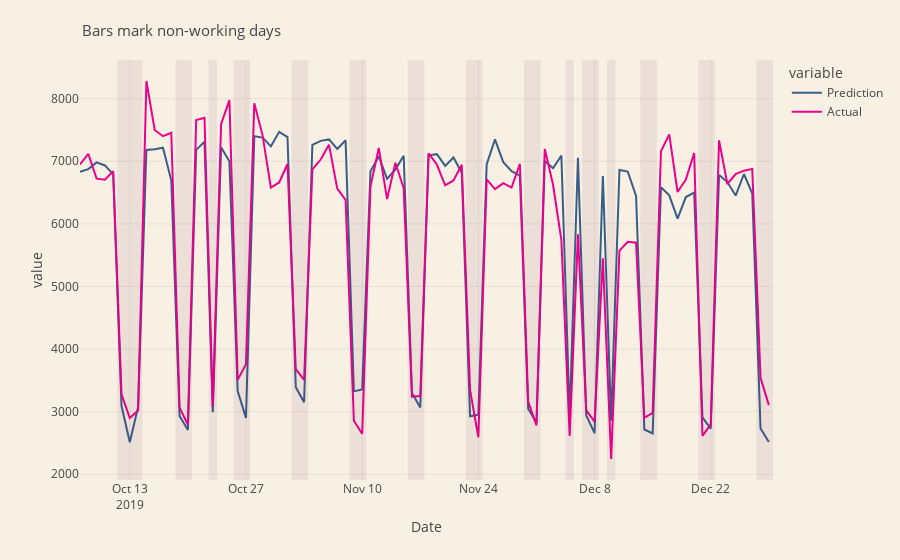

The cell this chart's notebook holds for it:
### Code cell
model_stats_df = get_prediction_stats(load_test_ts, predictions, 'SARIMAX-Total')
stats = stats.append(model_stats_df)
print(model_stats_df)
fig = px.line(pd.DataFrame({'Prediction': predictions,
              'Actual': load_test_ts}))
mark_days_on_plot(fig, off_days)

### Figure 1 — Plotly figure (JSON) as saved in the notebook; plotly's stock layout.template omitted (floating-point values rounded to 4 significant figures)
{"data": [{"hovertemplate": "variable=Prediction<br>Date=%{x}<br>value=%{y}<extra></extra>", "legendgroup": "Prediction", "line": {"color": "#385E88", "dash": "solid"}, "marker": {"symbol": "circle"}, "mode": "lines", "name": "Prediction", "orientation": "v", "showlegend": true, "type": "scatter", "x": ["2019-10-07T00:00:00", "2019-10-08T00:00:00", "2019-10-09T00:00:00", "2019-10-10T00:00:00", "2019-10-11T00:00:00", "2019-10-12T00:00:00", "2019-10-13T00:00:00", "2019-10-14T00:00:00", "2019-10-15T00:00:00", "2019-10-16T00:00:00", "2019-10-17T00:00:00", "2019-10-18T00:00:00", "2019-10-19T00:00:00", "2019-10-20T00:00:00", "2019-10-21T00:00:00", "2019-10-22T00:00:00", "2019-10-23T00:00:00", "2019-10-24T00:00:00", "2019-10-25T00:00:00", "2019-10-26T00:00:00", "2019-10-27T00:00:00", "2019-10-28T00:00:00", "2019-10-29T00:00:00", "2019-10-30T00:00:00", "2019-10-31T00:00:00", "2019-11-01T00:00:00", "2019-11-02T00:00:00", "2019-11-03T00:00:00", "2019-11-04T00:00:00", "2019-11-05T00:00:00", "2019-11-06T00:00:00", "2019-11-07T00:00:00", "2019-11-08T00:00:00", "2019-11-09T00:00:00", "2019-11-10T00:00:00", "2019-11-11T00:00:00", "2019-11-12T00:00:00", "2019-11-13T00:00:00", "2019-11-14T00:00:00", "2019-11-15T00:00:00", "2019-11-16T00:00:00", "2019-11-17T00:00:00", "2019-11-18T00:00:00", "2019-11-19T00:00:00", "2019-11-20T00:00:00", "2019-11-21T00:00:00", "2019-11-22T00:00:00", "2019-11-23T00:00:00", "2019-11-24T00:00:00", "2019-11-25T00:00:00", "2019-11-26T00:00:00", "2019-11-27T00:00:00", "2019-11-28T00:00:00", "2019-11-29T00:00:00", "2019-11-30T00:00:00", "2019-12-01T00:00:00", "2019-12-02T00:00:00", "2019-12-03T00:00:00", "2019-12-04T00:00:00", "2019-12-05T00:00:00", "2019-12-06T00:00:00", "2019-12-07T00:00:00", "2019-12-08T00:00:00", "2019-12-09T00:00:00", "2019-12-10T00:00:00", "2019-12-11T00:00:00", "2019-12-12T00:00:00", "2019-12-13T00:00:00", "2019-12-14T00:00:00", "2019-12-15T00:00:00", "2019-12-16T00:00:00", "2019-12-17T00:00:00", "2019-12-18T00:00:00", "2019-12-19T00:00:00", "2019-12-20T00:00:00", "2019-12-21T00:00:00", "2019-12-22T00:00:00", "2019-12-23T00:00:00", "2019-12-24T00:00:00", "2019-12-25T00:00:00", "2019-12-26T00:00:00", "2019-12-27T00:00:00", "2019-12-28T00:00:00", "2019-12-29T00:00:00"], "xaxis": "x", "y": [6833.0, 6875.0, 6983.0, 6934.0, 6791.0, 3095.0, 2512.0, 3077.0, 7180.0, 7192.0, 7216.0, 6692.0, 2932.0, 2709.0, 7183.0, 7311.0, 2990.0, 7224.0, 7000.0, 3330.0, 2901.0, 7402.0, 7379.0, 7238.0, 7471.0, 7386.0, 3389.0, 3151.0, 7263.0, 7326.0, 7349.0, 7197.0, 7336.0, 3325.0, 3355.0, 6842.0, 7077.0, 6720.0, 6868.0, 7089.0, 3298.0, 3067.0, 7095.0, 7114.0, 6927.0, 7062.0, 6817.0, 2926.0, 2951.0, 6949.0, 7350.0, 6986.0, 6841.0, 6773.0, 3047.0, 2826.0, 7006.0, 6888.0, 7093.0, 2915.0, 7057.0, 2941.0, 2657.0, 6764.0, 2856.0, 6862.0, 6835.0, 6446.0, 2715.0, 2654.0, 6585.0, 6456.0, 6085.0, 6429.0, 6498.0, 2910.0, 2731.0, 6780.0, 6668.0, 6452.0, 6797.0, 6485.0, 2732.0, 2516.0], "yaxis": "y"}, {"hovertemplate": "variable=Actual<br>Date=%{x}<br>value=%{y}<extra></extra>", "legendgroup": "Actual", "line": {"color": "#EC008C", "dash": "solid"}, "marker": {"symbol": "circle"}, "mode": "lines", "name": "Actual", "orientation": "v", "showlegend": true, "type": "scatter", "x": ["2019-10-07T00:00:00", "2019-10-08T00:00:00", "2019-10-09T00:00:00", "2019-10-10T00:00:00", "2019-10-11T00:00:00", "2019-10-12T00:00:00", "2019-10-13T00:00:00", "2019-10-14T00:00:00", "2019-10-15T00:00:00", "2019-10-16T00:00:00", "2019-10-17T00:00:00", "2019-10-18T00:00:00", "2019-10-19T00:00:00", "2019-10-20T00:00:00", "2019-10-21T00:00:00", "2019-10-22T00:00:00", "2019-10-23T00:00:00", "2019-10-24T00:00:00", "2019-10-25T00:00:00", "2019-10-26T00:00:00", "2019-10-27T00:00:00", "2019-10-28T00:00:00", "2019-10-29T00:00:00", "2019-10-30T00:00:00", "2019-10-31T00:00:00", "2019-11-01T00:00:00", "2019-11-02T00:00:00", "2019-11-03T00:00:00", "2019-11-04T00:00:00", "2019-11-05T00:00:00", "2019-11-06T00:00:00", "2019-11-07T00:00:00", "2019-11-08T00:00:00", "2019-11-09T00:00:00", "2019-11-10T00:00:00", "2019-11-11T00:00:00", "2019-11-12T00:00:00", "2019-11-13T00:00:00", "2019-11-14T00:00:00", "2019-11-15T00:00:00", "2019-11-16T00:00:00", "2019-11-17T00:00:00", "2019-11-18T00:00:00", "2019-11-19T00:00:00", "2019-11-20T00:00:00", "2019-11-21T00:00:00", "2019-11-22T00:00:00", "2019-11-23T00:00:00", "2019-11-24T00:00:00", "2019-11-25T00:00:00", "2019-11-26T00:00:00", "2019-11-27T00:00:00", "2019-11-28T00:00:00", "2019-11-29T00:00:00", "2019-11-30T00:00:00", "2019-12-01T00:00:00", "2019-12-02T00:00:00", "2019-12-03T00:00:00", "2019-12-04T00:00:00", "2019-12-05T00:00:00", "2019-12-06T00:00:00", "2019-12-07T00:00:00", "2019-12-08T00:00:00", "2019-12-09T00:00:00", "2019-12-10T00:00:00", "2019-12-11T00:00:00", "2019-12-12T00:00:00", "2019-12-13T00:00:00", "2019-12-14T00:00:00", "2019-12-15T00:00:00", "2019-12-16T00:00:00", "2019-12-17T00:00:00", "2019-12-18T00:00:00", "2019-12-19T00:00:00", "2019-12-20T00:00:00", "2019-12-21T00:00:00", "2019-12-22T00:00:00", "2019-12-23T00:00:00", "2019-12-24T00:00:00", "2019-12-25T00:00:00", "2019-12-26T00:00:00", "2019-12-27T00:00:00", "2019-12-28T00:00:00", "2019-12-29T00:00:00"], "xaxis": "x", "y": [6950.0, 7120.0, 6723.0, 6705.0, 6842.0, 3276.0, 2899.0, 3019.0, 8283.0, 7499.0, 7401.0, 7455.0, 3066.0, 2792.0, 7658.0, 7696.0, 3080.0, 7593.0, 7978.0, 3508.0, 3760.0, 7928.0, 7415.0, 6579.0, 6662.0, 6956.0, 3681.0, 3506.0, 6871.0, 7028.0, 7266.0, 6563.0, 6383.0, 2856.0, 2646.0, 6599.0, 7212.0, 6396.0, 6976.0, 6572.0, 3241.0, 3249.0, 7128.0, 6948.0, 6615.0, 6694.0, 6944.0, 3343.0, 2591.0, 6712.0, 6555.0, 6652.0, 6579.0, 6961.0, 3163.0, 2781.0, 7198.0, 6625.0, 5740.0, 2614.0, 5833.0, 3021.0, 2841.0, 5450.0, 2244.0, 5572.0, 5714.0, 5698.0, 2901.0, 2981.0, 7159.0, 7429.0, 6510.0, 6708.0, 7133.0, 2615.0, 2796.0, 7334.0, 6637.0, 6795.0, 6850.0, 6879.0, 3542.0, 3105.0], "yaxis": "y"}], "layout": {"annotations": [{"font": {"size": 15}, "showarrow": false, "text": "Bars mark non-working days", "textangle": 0, "x": 0, "xanchor": "left", "xref": "paper", "y": 1.1, "yref": "paper"}], "legend": {"title": {"text": "variable"}, "tracegroupgap": 0}, "margin": {"t": 60}, "shapes": [{"fillcolor": "#582156", "line": {"width": 0}, "opacity": 0.08, "type": "rect", "x0": "2019-10-11T12:00:00", "x1": "2019-10-12T12:00:00", "xref": "x", "y0": 0, "y1": 1, "yref": "y domain"}, {"fillcolor": "#582156", "line": {"width": 0}, "opacity": 0.08, "type": "rect", "x0": "2019-10-12T12:00:00", "x1": "2019-10-13T12:00:00", "xref": "x", "y0": 0, "y1": 1, "yref": "y domain"}, {"fillcolor": "#582156", "line": {"width": 0}, "opacity": 0.08, "type": "rect", "x0": "2019-10-13T12:00:00", "x1": "2019-10-14T12:00:00", "xref": "x", "y0": 0, "y1": 1, "yref": "y domain"}, {"fillcolor": "#582156", "line": {"width": 0}, "opacity": 0.08, "type": "rect", "x0": "2019-10-18T12:00:00", "x1": "2019-10-19T12:00:00", "xref": "x", "y0": 0, "y1": 1, "yref": "y domain"}, {"fillcolor": "#582156", "line": {"width": 0}, "opacity": 0.08, "type": "rect", "x0": "2019-10-19T12:00:00", "x1": "2019-10-20T12:00:00", "xref": "x", "y0": 0, "y1": 1, "yref": "y domain"}, {"fillcolor": "#582156", "line": {"width": 0}, "opacity": 0.08, "type": "rect", "x0": "2019-10-22T12:00:00", "x1": "2019-10-23T12:00:00", "xref": "x", "y0": 0, "y1": 1, "yref": "y domain"}, {"fillcolor": "#582156", "line": {"width": 0}, "opacity": 0.08, "type": "rect", "x0": "2019-10-25T12:00:00", "x1": "2019-10-26T12:00:00", "xref": "x", "y0": 0, "y1": 1, "yref": "y domain"}, {"fillcolor": "#582156", "line": {"width": 0}, "opacity": 0.08, "type": "rect", "x0": "2019-10-26T12:00:00", "x1": "2019-10-27T12:00:00", "xref": "x", "y0": 0, "y1": 1, "yref": "y domain"}, {"fillcolor": "#582156", "line": {"width": 0}, "opacity": 0.08, "type": "rect", "x0": "2019-11-01T12:00:00", "x1": "2019-11-02T12:00:00", "xref": "x", "y0": 0, "y1": 1, "yref": "y domain"}, {"fillcolor": "#582156", "line": {"width": 0}, "opacity": 0.08, "type": "rect", "x0": "2019-11-02T12:00:00", "x1": "2019-11-03T12:00:00", "xref": "x", "y0": 0, "y1": 1, "yref": "y domain"}, {"fillcolor": "#582156", "line": {"width": 0}, "opacity": 0.08, "type": "rect", "x0": "2019-11-08T12:00:00", "x1": "2019-11-09T12:00:00", "xref": "x", "y0": 0, "y1": 1, "yref": "y domain"}, {"fillcolor": "#582156", "line": {"width": 0}, "opacity": 0.08, "type": "rect", "x0": "2019-11-09T12:00:00", "x1": "2019-11-10T12:00:00", "xref": "x", "y0": 0, "y1": 1, "yref": "y domain"}, {"fillcolor": "#582156", "line": {"width": 0}, "opacity": 0.08, "type": "rect", "x0": "2019-11-15T12:00:00", "x1": "2019-11-16T12:00:00", "xref": "x", "y0": 0, "y1": 1, "yref": "y domain"}, {"fillcolor": "#582156", "line": {"width": 0}, "opacity": 0.08, "type": "rect", "x0": "2019-11-16T12:00:00", "x1": "2019-11-17T12:00:00", "xref": "x", "y0": 0, "y1": 1, "yref": "y domain"}, {"fillcolor": "#582156", "line": {"width": 0}, "opacity": 0.08, "type": "rect", "x0": "2019-11-22T12:00:00", "x1": "2019-11-23T12:00:00", "xref": "x", "y0": 0, "y1": 1, "yref": "y domain"}, {"fillcolor": "#582156", "line": {"width": 0}, "opacity": 0.08, "type": "rect", "x0": "2019-11-23T12:00:00", "x1": "2019-11-24T12:00:00", "xref": "x", "y0": 0, "y1": 1, "yref": "y domain"}, {"fillcolor": "#582156", "line": {"width": 0}, "opacity": 0.08, "type": "rect", "x0": "2019-11-29T12:00:00", "x1": "2019-11-30T12:00:00", "xref": "x", "y0": 0, "y1": 1, "yref": "y domain"}, {"fillcolor": "#582156", "line": {"width": 0}, "opacity": 0.08, "type": "rect", "x0": "2019-11-30T12:00:00", "x1": "2019-12-01T12:00:00", "xref": "x", "y0": 0, "y1": 1, "yref": "y domain"}, {"fillcolor": "#582156", "line": {"width": 0}, "opacity": 0.08, "type": "rect", "x0": "2019-12-04T12:00:00", "x1": "2019-12-05T12:00:00", "xref": "x", "y0": 0, "y1": 1, "yref": "y domain"}, {"fillcolor": "#582156", "line": {"width": 0}, "opacity": 0.08, "type": "rect", "x0": "2019-12-06T12:00:00", "x1": "2019-12-07T12:00:00", "xref": "x", "y0": 0, "y1": 1, "yref": "y domain"}, {"fillcolor": "#582156", "line": {"width": 0}, "opacity": 0.08, "type": "rect", "x0": "2019-12-07T12:00:00", "x1": "2019-12-08T12:00:00", "xref": "x", "y0": 0, "y1": 1, "yref": "y domain"}, {"fillcolor": "#582156", "line": {"width": 0}, "opacity": 0.08, "type": "rect", "x0": "2019-12-09T12:00:00", "x1": "2019-12-10T12:00:00", "xref": "x", "y0": 0, "y1": 1, "yref": "y domain"}, {"fillcolor": "#582156", "line": {"width": 0}, "opacity": 0.08, "type": "rect", "x0": "2019-12-13T12:00:00", "x1": "2019-12-14T12:00:00", "xref": "x", "y0": 0, "y1": 1, "yref": "y domain"}, {"fillcolor": "#582156", "line": {"width": 0}, "opacity": 0.08, "type": "rect", "x0": "2019-12-14T12:00:00", "x1": "2019-12-15T12:00:00", "xref": "x", "y0": 0, "y1": 1, "yref": "y domain"}, {"fillcolor": "#582156", "line": {"width": 0}, "opacity": 0.08, "type": "rect", "x0": "2019-12-20T12:00:00", "x1": "2019-12-21T12:00:00", "xref": "x", "y0": 0, "y1": 1, "yref": "y domain"}, {"fillcolor": "#582156", "line": {"width": 0}, "opacity": 0.08, "type": "rect", "x0": "2019-12-21T12:00:00", "x1": "2019-12-22T12:00:00", "xref": "x", "y0": 0, "y1": 1, "yref": "y domain"}, {"fillcolor": "#582156", "line": {"width": 0}, "opacity": 0.08, "type": "rect", "x0": "2019-12-27T12:00:00", "x1": "2019-12-28T12:00:00", "xref": "x", "y0": 0, "y1": 1, "yref": "y domain"}, {"fillcolor": "#582156", "line": {"width": 0}, "opacity": 0.08, "type": "rect", "x0": "2019-12-28T12:00:00", "x1": "2019-12-29T12:00:00", "xref": "x", "y0": 0, "y1": 1, "yref": "y domain"}], "xaxis": {"anchor": "y", "domain": [0, 1], "title": {"text": "Date"}}, "yaxis": {"anchor": "x", "domain": [0, 1], "title": {"text": "value"}}}}
